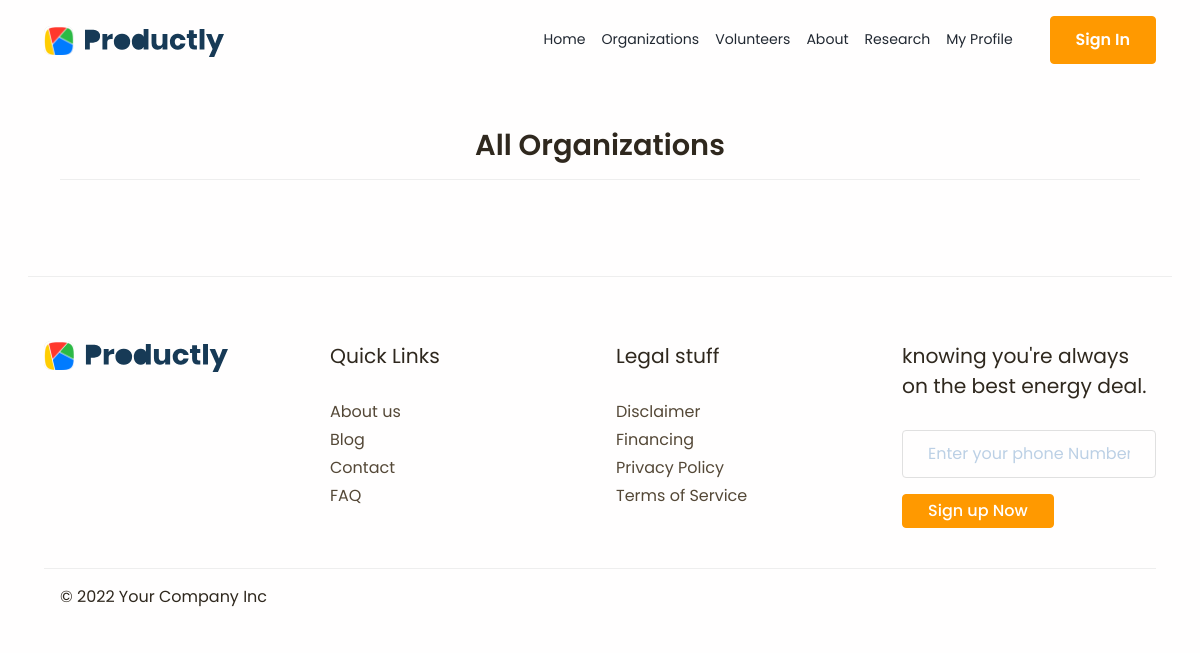
/all_org, run on an earlier commit of the app's database.
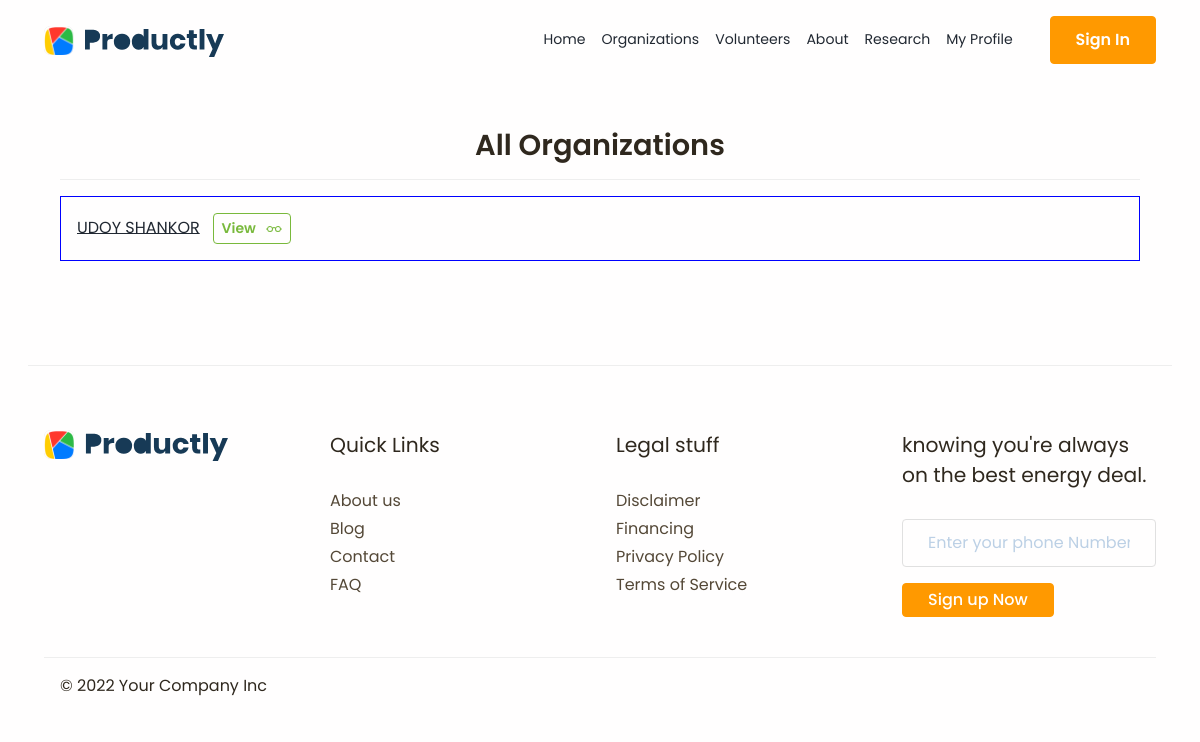
And on a later commit of the database.
### accounts/models.py (models this page shows)
class Organization(models.Model):
    user = models.ForeignKey(User, on_delete=models.CASCADE)
    organization_name = models.TextField(blank=True)
    email = models.TextField(blank=True)
    service_needed = models.TextField(blank=True)

### mainapp/views.py (the view)
# urls.py: path('all_org', views.all_org, name='all_org'),
def all_org(request):
    context = {
        'org_set': Organization.objects.all()
    }
    return render(request, 'mainapp/all_org.html', context)

### templates/mainapp/all_org.html (shortened to what this page needs)
{% extends 'base.html' %}
{% block main_content %}
<div class="container">
    <div class="card">
        <div class="container" >
            <br><br>
            <h1 class="text-center">All Organizations</h1>
            <hr>
            {% for vol in org_set %}
            <div class="card">
                <div class="card-body" style="border: 1px solid blue;">
                  <a href="{% url 'view_profile' vol.user.pk %}">{{vol.organization_name}}</a> <a href="{% url 'view_profile' vol.user.pk %}" class="btn btn-outline-success btn-sm">View &nbsp; </a>
                </div>
              </div>
              <br>
            {% endfor %}
        </div>
    </div>
</div>
{% endblock main_content %}

What changed in the data, as far as the page shows it:
added Organization: organization_name "UDOY SHANKOR"
